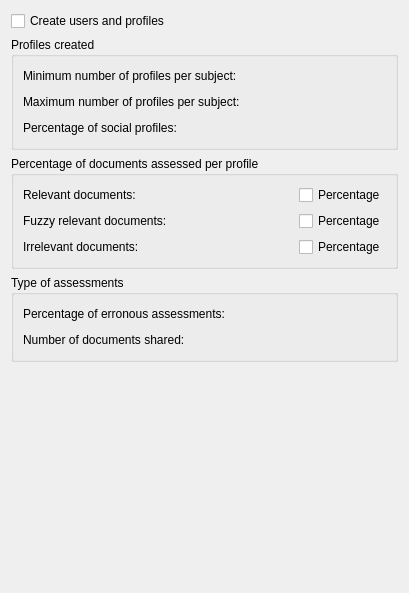
         <widget class="QWidget" name="tab_2">
          <attribute name="title">
           <string>Profiles</string>
          </attribute>
          <layout class="QVBoxLayout" name="verticalLayout_8">
           <item>
            <widget class="QCheckBox" name="CreateProfiles">
             <property name="text">
              <string>Create users and profiles</string>
             </property>
            </widget>
           </item>
           <item>
            <widget class="QGroupBox" name="grpProfilesCreated">
             <property name="title">
              <string>Profiles created</string>
             </property>
             <layout class="QVBoxLayout" name="_20">
              <item>
               <layout class="QHBoxLayout" name="_21">
                <item>
                 <widget class="QLabel" name="textLabel2_2">
                  <property name="text">
                   <string>Minimum number of profiles per subject:</string>
                  </property>
                  <property name="wordWrap">
                   <bool>false</bool>
                  </property>
                 </widget>
                </item>
                <item>
                 <spacer name="spacer3">
                  <property name="orientation">
                   <enum>Qt::Horizontal</enum>
                  </property>
                  <property name="sizeType">
                   <enum>QSizePolicy::Expanding</enum>
                  </property>
                  <property name="sizeHint" stdset="0">
                   <size>
                    <width>142</width>
                    <height>20</height>
                   </size>
                  </property>
                 </spacer>
                </item>
                <item>
                 <widget class="KIntNumInput" name="NbProfMin"/>
                </item>
               </layout>
              </item>
              <item>
               <layout class="QHBoxLayout" name="_22">
                <item>
                 <widget class="QLabel" name="textLabel2_3">
                  <property name="text">
                   <string>Maximum number of profiles per subject:</string>
                  </property>
                  <property name="wordWrap">
                   <bool>false</bool>
                  </property>
                 </widget>
                </item>
                <item>
                 <spacer name="spacer3_2">
                  <property name="orientation">
                   <enum>Qt::Horizontal</enum>
                  </property>
                  <property name="sizeType">
                   <enum>QSizePolicy::Expanding</enum>
                  </property>
                  <property name="sizeHint" stdset="0">
                   <size>
                    <width>140</width>
                    <height>20</height>
                   </size>
                  </property>
                 </spacer>
                </item>
                <item>
                 <widget class="KIntNumInput" name="NbProfMax"/>
                </item>
               </layout>
              </item>
              <item>
               <layout class="QHBoxLayout" name="_23">
                <item>
                 <widget class="QLabel" name="textLabel2_2_2">
                  <property name="text">
                   <string>Percentage of social profiles:</string>
                  </property>
                  <property name="wordWrap">
                   <bool>false</bool>
                  </property>
                 </widget>
                </item>
                <item>
                 <spacer name="spacer3_2_2">
                  <property name="orientation">
                   <enum>Qt::Horizontal</enum>
                  </property>
                  <property name="sizeType">
                   <enum>QSizePolicy::Expanding</enum>
                  </property>
                  <property name="sizeHint" stdset="0">
                   <size>
                    <width>86</width>
                    <height>20</height>
                   </size>
                  </property>
                 </spacer>
                </item>
                <item>
                 <widget class="KDoubleNumInput" name="PercSocial"/>
                </item>
               </layout>
              </item>
             </layout>
            </widget>
           </item>
           <item>
            <widget class="QGroupBox" name="grpPercentage">
             <property name="title">
              <string>Percentage of documents assessed per profile</string>
             </property>
             <layout class="QVBoxLayout" name="_9">
              <item>
               <layout class="QHBoxLayout" name="_10">
                <item>
                 <widget class="QLabel" name="textLabel1_3">
                  <property name="text">
                   <string>Relevant documents:</string>
                  </property>
                  <property name="wordWrap">
                   <bool>false</bool>
                  </property>
                 </widget>
                </item>
                <item>
                 <spacer name="spacer2_3">
                  <property name="orientation">
                   <enum>Qt::Horizontal</enum>
                  </property>
                  <property name="sizeType">
                   <enum>QSizePolicy::Expanding</enum>
                  </property>
                  <property name="sizeHint" stdset="0">
                   <size>
                    <width>37</width>
                    <height>20</height>
                   </size>
                  </property>
                 </spacer>
                </item>
                <item>
                 <widget class="KDoubleNumInput" name="NbOK"/>
                </item>
                <item>
                 <widget class="QCheckBox" name="RelOK">
                  <property name="text">
                   <string>Percentage</string>
                  </property>
                 </widget>
                </item>
               </layout>
              </item>
              <item>
               <layout class="QHBoxLayout" name="_11">
                <item>
                 <widget class="QLabel" name="textLabel1_3_2">
                  <property name="text">
                   <string>Fuzzy relevant documents:</string>
                  </property>
                  <property name="wordWrap">
                   <bool>false</bool>
                  </property>
                 </widget>
                </item>
                <item>
                 <spacer name="spacer2_3_2">
                  <property name="orientation">
                   <enum>Qt::Horizontal</enum>
                  </property>
                  <property name="sizeType">
                   <enum>QSizePolicy::Expanding</enum>
                  </property>
                  <property name="sizeHint" stdset="0">
                   <size>
                    <width>16</width>
                    <height>20</height>
                   </size>
                  </property>
                 </spacer>
                </item>
                <item>
                 <widget class="KDoubleNumInput" name="NbKO"/>
                </item>
                <item>
                 <widget class="QCheckBox" name="RelKO">
                  <property name="text">
                   <string>Percentage</string>
                  </property>
                 </widget>
                </item>
               </layout>
              </item>
              <item>
               <layout class="QHBoxLayout" name="_12">
                <item>
                 <widget class="QLabel" name="textLabel1_3_3">
                  <property name="text">
                   <string>Irrelevant documents:</string>
                  </property>
                  <property name="wordWrap">
                   <bool>false</bool>
                  </property>
                 </widget>
                </item>
                <item>
                 <spacer name="spacer2_3_3">
                  <property name="orientation">
                   <enum>Qt::Horizontal</enum>
                  </property>
                  <property name="sizeType">
                   <enum>QSizePolicy::Expanding</enum>
                  </property>
                  <property name="sizeHint" stdset="0">
                   <size>
                    <width>32</width>
                    <height>20</height>
                   </size>
                  </property>
                 </spacer>
                </item>
                <item>
                 <widget class="KDoubleNumInput" name="NbH"/>
                </item>
                <item>
                 <widget class="QCheckBox" name="RelH">
                  <property name="text">
                   <string>Percentage</string>
                  </property>
                 </widget>
                </item>
               </layout>
              </item>
             </layout>
            </widget>
           </item>
           <item>
            <widget class="QGroupBox" name="grpType">
             <property name="title">
              <string>Type of assessments</string>
             </property>
             <layout class="QVBoxLayout" name="_13">
              <item>
               <layout class="QHBoxLayout" name="_14">
                <item>
                 <widget class="QLabel" name="textLabel1_3_3_2">
                  <property name="text">
                   <string>Percentage of erronous assessments:</string>
                  </property>
                  <property name="wordWrap">
                   <bool>false</bool>
                  </property>
                 </widget>
                </item>
                <item>
                 <spacer name="spacer2_3_3_2">
                  <property name="orientation">
                   <enum>Qt::Horizontal</enum>
                  </property>
                  <property name="sizeType">
                   <enum>QSizePolicy::Expanding</enum>
                  </property>
                  <property name="sizeHint" stdset="0">
                   <size>
                    <width>32</width>
                    <height>20</height>
                   </size>
                  </property>
                 </spacer>
                </item>
                <item>
                 <widget class="KDoubleNumInput" name="PercErr"/>
                </item>
               </layout>
              </item>
              <item>
               <layout class="QHBoxLayout" name="_15">
                <item>
                 <widget class="QLabel" name="textLabel1_3_3_2_2">
                  <property name="text">
                   <string>Number of documents shared:</string>
                  </property>
                  <property name="wordWrap">
                   <bool>false</bool>
                  </property>
                 </widget>
                </item>
                <item>
                 <spacer name="spacer2_3_3_2_2">
                  <property name="orientation">
                   <enum>Qt::Horizontal</enum>
                  </property>
                  <property name="sizeType">
                   <enum>QSizePolicy::Expanding</enum>
                  </property>
                  <property name="sizeHint" stdset="0">
                   <size>
                    <width>165</width>
                    <height>20</height>
                   </size>
                  </property>
                 </spacer>
                </item>
                <item>
                 <widget class="KIntNumInput" name="NbDocsAssess"/>
                </item>
               </layout>
              </item>
             </layout>
            </widget>
           </item>
           <item>
            <spacer name="spacer26">
             <property name="orientation">
              <enum>Qt::Vertical</enum>
             </property>
             <property name="sizeType">
              <enum>QSizePolicy::Expanding</enum>
             </property>
             <property name="sizeHint" stdset="0">
              <size>
               <width>20</width>
               <height>220</height>
              </size>
             </property>
            </spacer>
           </item>
          </layout>
         </widget>
